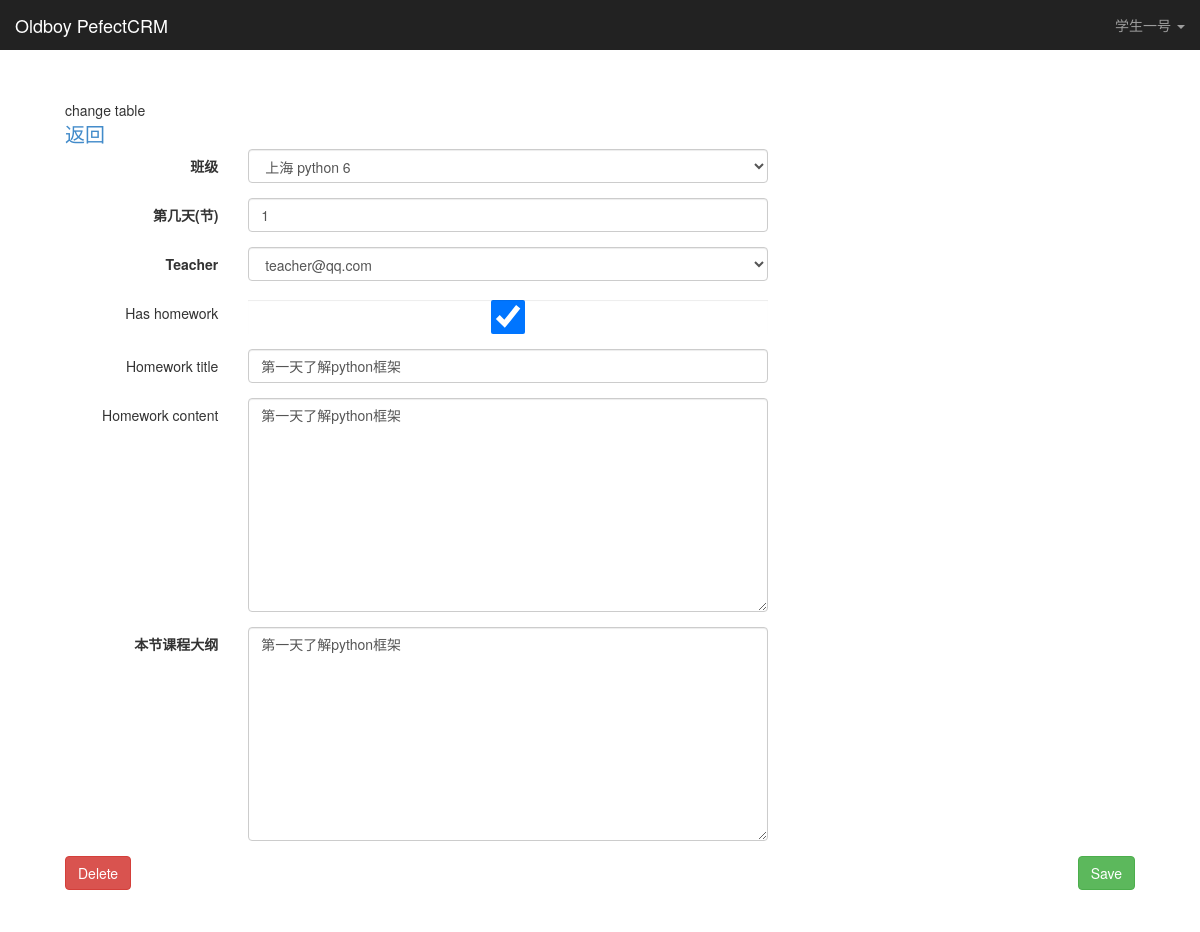
/king_admin/crm/courserecord/2/change/ (signed in), run on the app's committed database.
### crm/models.py (models this page shows, shortened)
class UserProfile(AbstractBaseUser,PermissionsMixin):
    email = models.EmailField(
        verbose_name='email address',
        max_length=255,
        unique=True,
        null=True
    )
    password = models.CharField(_('password'), max_length=128,
                                help_text=mark_safe('''<a href='password/'>修改密码</a>'''))
    name = models.CharField(max_length=32)
    is_active = models.BooleanField(default=True)
    is_admin = models.BooleanField(default=False)
    roles = models.ManyToManyField("Role", blank=True)
    objects = UserProfileManager()
    stu_account = models.ForeignKey("Customer", verbose_name="关联学员账号", blank=True, null=True,
                                    help_text="只有学员报名后方可为其创建账号")
    auto_login =models.BooleanField(default=False)
    USERNAME_FIELD = 'email'
    REQUIRED_FIELDS = ['name']
    def __str__(self):              # __unicode__ on Python 2
        return self.email
    class Meta:
        permissions=(
            ('can_fuck_him_to_death', '弄死小虎逼'),
            ('can_access_my_course', '可以访问我的课程'),
            ('can_access_customer_list', '可以访问客户列表'),
            ('can_access_customer_detail', '可以访问客户详细'),
            ('can_access_studyrecords', '可以访问学习记录页面'),
            ('can_access_homework_detail', '可以访问作业详情页面'),
            ('can_upload_homework', '可以交作业'),
            ('access_kingadmin_table_obj_detail', '可以访问kingadmin每个表的对象'),
            ('change_kingadmin_table_obj_detail', '可以修改kingadmin每个表的对象'),
        )

class CourseRecord(models.Model):
    from_class = models.ForeignKey("ClassList",verbose_name='班级')
    day_num = models.PositiveSmallIntegerField(verbose_name='第几天(节)')
    teacher = models.ForeignKey("UserProfile")
    has_homework = models.BooleanField(default=True)
    homework_title = models.CharField(max_length=128,blank=True,null=True)
    homework_content = models.TextField(blank=True,null=True)
    outline = models.TextField(verbose_name='本节课程大纲')
    date = models.DateField(auto_now_add=True)
    class Meta:
        unique_together = ("from_class", "day_num")
        verbose_name_plural = "上课记录"
        verbose_name = "上课记录"

### king_admin/views.py (the view)
# urls.py: url(r'^(\w+)/(\w+)/(\d+)/change/$',views.table_obj_change,name='table_obj_change'),
@login_required
def table_obj_change(request,app_name,table_name,obj_id):
    if app_name in king_admin.enabled_admins:
        if table_name in king_admin.enabled_admins[app_name]:
            admin_class=king_admin.enabled_admins[app_name][table_name]
            fields = []
            for field_obj in admin_class.model._meta.fields:
                if field_obj.editable:
                    fields.append(field_obj.name)
            for field_obj in admin_class.model._meta.many_to_many:
                fields.append(field_obj.name)
            admin_class= king_admin.enabled_admins[app_name][table_name]
            model_form_class = create_model_form(admin_class.model,fields,admin_class,request=request)
            obj=admin_class.model.objects.get(id=obj_id)
            if request.method == "GET":
                form_obj = model_form_class(instance=obj)
            elif request.method == "POST":
                form_obj = model_form_class(request.POST,instance=obj)#更新操作
                if form_obj.is_valid():
                    print("更新成功")
                    pizza_done.send(sender='已更新', toppings=obj, size=form_obj.cleaned_data)
                    form_obj.save()
            else:
                form_obj = model_form_class(instance=obj)
            return render(request,'king_admin/table_obj_change.html',{'form_obj':form_obj,
                                                                      'admin_class':admin_class,
                                                                      'app_name':app_name,
                                                                      'table_name':table_name})
    else:
        raise Http404("url %s/%s not found" % (app_name, table_name))

### crm/models.py (called while the page is built)
    def __str__(self):
        return self.name

    def __str__(self):
        return self.name

    def __str__(self):
        return  "%s %s %s"%(self.branch,self.course,self.semester)

### templates/king_admin/table_obj_change.html (shortened to what this page needs)
{% extends 'king_admin/table_index.html' %}
{% load tags %}
{% block container %}
    change table
    <div style="margin: 0 auto"><span style="font-size: 20px"><a href="{% url 'table_objs' app_name table_name %}">返回</a></span></div>
    <form class="form-horizontal" role="form" method="post" onsubmit="return SelectAllChosenData()">{% csrf_token %}
        {% for field in form_obj %}
            <div class="form-group">
                <label class="col-sm-2 control-label" style="font-weight: normal">
                    {% if field.field.required %}
                        <b>{{ field.label }}</b>
                    {% else %}
                        {{ field.label }}
                    {% endif %}
                </label>
                <div class="col-md-6">
                    {% if field.name in admin_class.filter_horizontal %}
                        <div class="col-md-5">
                            {% get_m2m_obj_list admin_class field form_obj as m2m_obj_list%}
                            <select id="id_{{ field.name }}_from"  multiple class="filter-select-box">
                                {% if field.name in admin_class.readonly_fields and not admin_class.is_add_form %}
                                    {% for obj in m2m_obj_list %}
                                        <option   value="{{ obj.id }}" disabled>{{ obj }}</option>
                                    {% endfor %}
                                {% else %}
                                    {% for obj in m2m_obj_list %}
                                        <option ondblclick="MoveElementTo(this,'id_{{ field.name }}_to','id_{{ field.name }}_from')"  value="{{ obj.id }}">{{ obj }}</option>
                                    {% endfor %}
                                {% endif %}
                            </select>
                        </div>
                        <div class="col-md-1">
                            箭头
                        </div>
                        <div class="col-md-5" >
                            {% get_m2m_selected_obj_list form_obj field  as selected_obj_list %}
                            <select tag="chosen_list" id="id_{{ field.name }}_to" name="{{ field.name }}" multiple class="filter-select-box">
                            {% if field.name in admin_class.readonly_fields  and not admin_class.is_add_form  %}
                        {% for obj in selected_obj_list %}
                            <option value="{{ obj.id }}"  disabled>{{ obj }}</option>
                        {% endfor %}
                    {% else %}
                        {% for obj in selected_obj_list %}
                            <option value="{{ obj.id }}" ondblclick="MoveElementTo(this,'id_{{ field.name }}_from','id_{{ field.name }}_to')" >{{ obj }}</option>
                        {% endfor %}
                    {% endif %}
                    </select>
                </div>
                    {% else %}
                        {{ field }}
                    {% endif %}
                </div>
            </div>
        {% endfor %}
       {% if not admin_class.readonly_table %}
       <div class="form-group">
            <div class="col-sm-2">
                {% if form_obj.instance.id %}
                    <a class="btn btn-danger" href="{% url 'obj_delete' app_name table_name form_obj.instance.id %}">Delete</a>
                {% endif %}
            </div>
            <div class="col-sm-10 ">
            <button type="submit" class="btn btn-success pull-right">Save</button>
            </div>
       </div>
       {% endif %}
    </form>
{% endblock %}

### templates/king_admin/table_index.html (shortened to what this page needs)
{% extends 'base.html' %}
{% load tags %}
{% block body %}
    <nav class="navbar navbar-inverse navbar-fixed-top" role="navigation">
  <div class="container-fluid">
    <div class="navbar-header">
      <a class="navbar-brand" href="#">Oldboy PefectCRM</a>
    </div>
    <div id="navbar" class="navbar-collapse collapse">
      <ul class="nav navbar-nav navbar-right">
        <li class="dropdown">
              <a href="#" class="dropdown-toggle" data-toggle="dropdown" aria-expanded="false">{{ request.user.name }} <span class="caret"></span></a>
        </li>
      </ul>
    </div>
  </div>
</nav>
    <div class="container " style="margin: 50px;width: auto">
    {% block container %}{% endblock %}
    </div>
{% endblock %}

### statics/css/dashboard.css (style rules this page uses)
.navbar-fixed-top { border: 0; }

### data on the page
UserProfile: user.name "学生一号"
CourseRecord: form_obj "上海 python 6" "1" "teacher@qq.com" "☑" "第一天了解python框架" "第一天了解python框架" "第一天了解python框架"

### other printed values
{{ field.label }} "班级" "第几天(节)" "Teacher" "本节课程大纲"
{{ field.label }} "Has homework" "Homework title" "Homework content"
